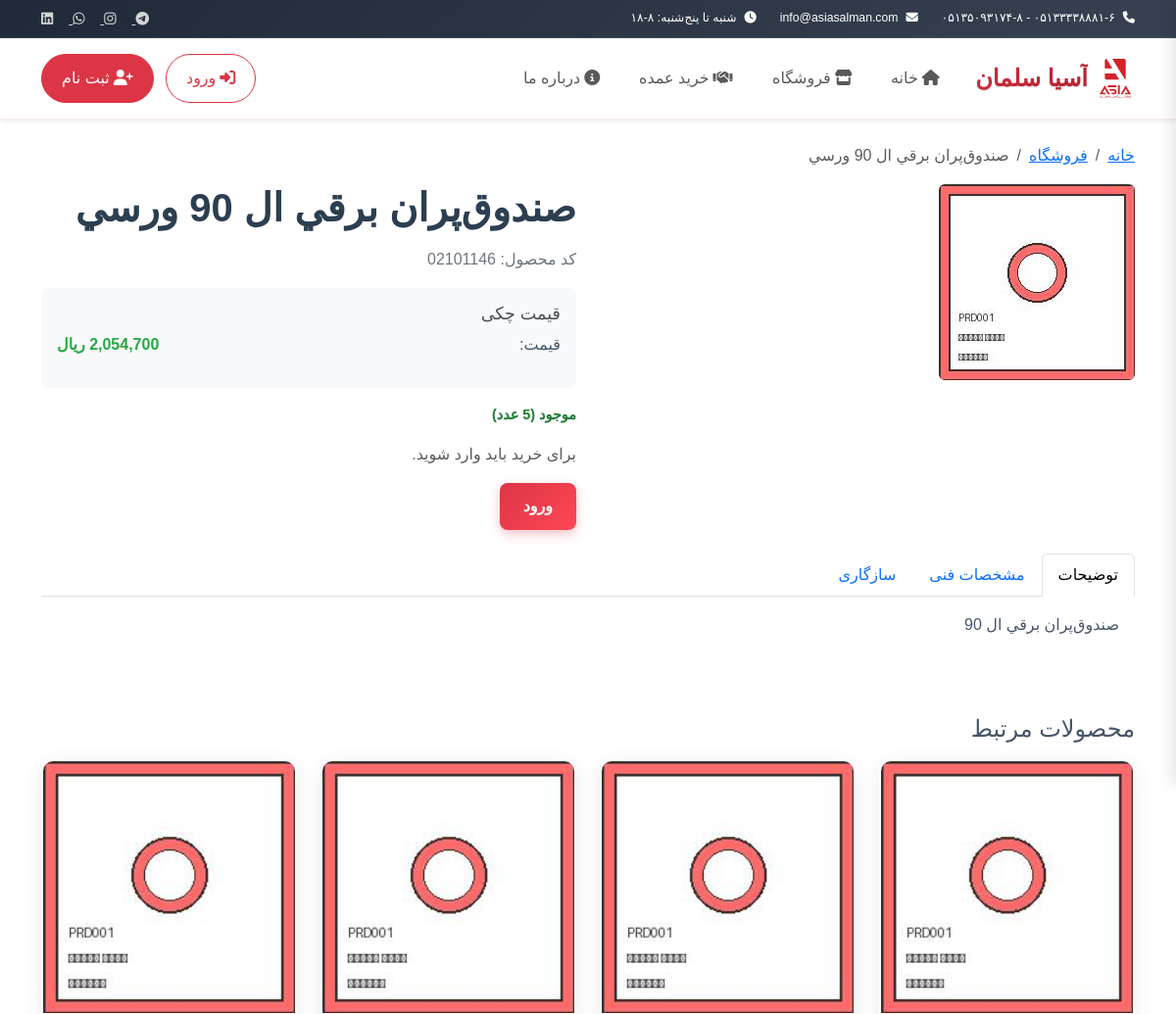
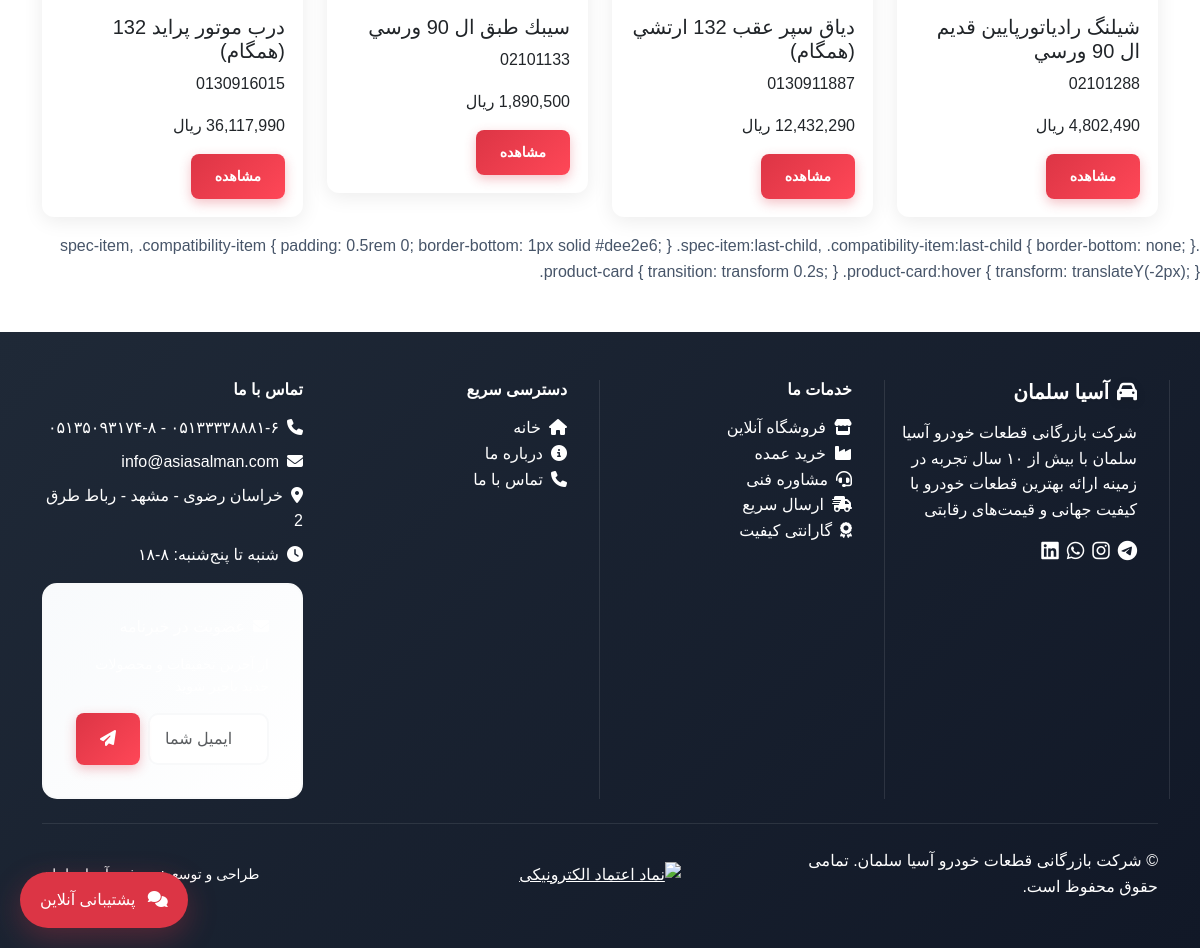
Page /product/1 on the committed database (2 pictures, top to bottom).
### models.py (models this page shows, shortened)
class Product(db.Model):
    id = db.Column(db.Integer, primary_key=True)
    sku = db.Column(db.String(50), unique=True, nullable=False)
    oem_code = db.Column(db.String(50))  # Original Equipment Manufacturer code
    name = db.Column(db.String(200), nullable=False)
    name_fa = db.Column(db.String(200), nullable=False)  # Persian name
    description = db.Column(db.Text)
    description_fa = db.Column(db.Text)  # Persian description
    brand_id = db.Column(db.Integer, db.ForeignKey('brand.id'), nullable=True)
    category_id = db.Column(db.Integer, db.ForeignKey('part_category.id'))
    subcategory_id = db.Column(db.Integer, db.ForeignKey('part_subcategory.id'))
    compatible_models = db.Column(db.Text)  # JSON string of vehicle_model_ids
    bulk_price_cash = db.Column(db.Float, nullable=False)
    retail_price_cash = db.Column(db.Float, nullable=False)
    bulk_price_check = db.Column(db.Float, nullable=False)
    retail_price_check = db.Column(db.Float, nullable=False)
    stock_quantity = db.Column(db.Integer, default=0)
    min_order_quantity = db.Column(db.Integer, default=1)
    max_order_quantity = db.Column(db.Integer)
    weight_kg = db.Column(db.Float)
    dimensions = db.Column(db.Text)  # JSON string {length, width, height}
    material = db.Column(db.String(100))
    color = db.Column(db.String(50))
    primary_image = db.Column(db.String(255))
    images = db.Column(db.Text)  # JSON string of image URLs
    technical_specs = db.Column(db.Text)  # JSON string
    is_active = db.Column(db.Boolean, default=True)
    is_featured = db.Column(db.Boolean, default=False)
    tags = db.Column(db.Text)  # JSON string of search tags
    created_at = db.Column(db.DateTime, default=datetime.utcnow)
    updated_at = db.Column(db.DateTime, default=datetime.utcnow, onupdate=datetime.utcnow)
    code = db.Column(db.String(50))  # Keep for backward compatibility
    image = db.Column(db.String(200))  # Keep for backward compatibility
    settlement_period = db.Column(db.Integer, default=0)  # Days
    credit_amount = db.Column(db.Float, default=0)  # Credit amount for this product
    cash_discount_percentage = db.Column(db.Float, default=0)  # Discount percentage for cash payment

### routes.py (the view)
@app.route('/product/<int:product_id>')
def product_detail(product_id):
    product = Product.query.get_or_404(product_id)
    related_products = Product.query.filter(
        Product.category_id == product.category_id,
        Product.id != product_id,
        Product.is_active == True
    ).limit(4).all()
    return render_template('product_detail.html',
                         product=product,
                         related_products=related_products)

### templates/product_detail.html (shortened to what this page needs)
{% extends "base.html" %}
{% block content %}
<div class="container mt-4">
    <nav aria-label="breadcrumb">
        <ol class="breadcrumb">
            <li class="breadcrumb-item"><a href="{{ url_for('index') }}">خانه</a></li>
            <li class="breadcrumb-item"><a href="{{ url_for('shop') }}">فروشگاه</a></li>
            <li class="breadcrumb-item active" aria-current="page">{{ product.name_fa }}</li>
        </ol>
    </nav>
    <div class="row">
        <div class="col-md-6">
            <div class="product-image">
                {% if product.primary_image %}
                <img src="{{ url_for('uploaded_file', filename='products/' + product.primary_image) }}"
                     class="img-fluid rounded" alt="{{ product.name_fa }}">
                {% else %}
                <img src="{{ url_for('static', filename='images/products/product_1.jpg') }}"
                     class="img-fluid rounded" alt="{{ product.name_fa }}">
                {% endif %}
            </div>
        </div>
        <div class="col-md-6">
            <div class="product-info">
                <h1 class="product-title">{{ product.name_fa }}</h1>
                <p class="product-sku">کد محصول: {{ product.sku }}</p>
                <div class="product-pricing">
                    {% if can_see_bulk_prices(current_user) %}
                    <div class="price-section">
                        <h4>قیمت نقدی</h4>
                        <div class="price-row">
                            <span class="price-label">عمده (شما):</span>
                            <span class="price-value text-success fw-bold">{{ format_price(product.bulk_price_cash) }}</span>
                        </div>
                        <div class="price-row">
                            <span class="price-label">خرده:</span>
                            <span class="price-value text-muted">{{ format_price(product.retail_price_cash) }}</span>
                        </div>
                    </div>
                    <div class="price-section">
                        <h4>قیمت چکی</h4>
                        <div class="price-row">
                            <span class="price-label">عمده (شما):</span>
                            <span class="price-value text-success fw-bold">{{ format_price(product.bulk_price_check) }}</span>
                        </div>
                        <div class="price-row">
                            <span class="price-label">خرده:</span>
                            <span class="price-value text-muted">{{ format_price(product.retail_price_check) }}</span>
                        </div>
                    </div>
                    {% else %}
                    <div class="price-section">
                        <h4>قیمت چکی</h4>
                        <div class="price-row">
                            <span class="price-label">قیمت:</span>
                            <span class="price-value">{{ format_price(product.retail_price_check) }}</span>
                        </div>
                    </div>
                    {% endif %}
                </div>
                <div class="product-stock">
                    <p class="stock-info">
                        {% if product.stock_quantity > 0 %}
                        <span class="text-success">موجود ({{ product.stock_quantity }} عدد)</span>
                        {% else %}
                        <span class="text-danger">ناموجود</span>
                        {% endif %}
                    </p>
                </div>
                {% if current_user.is_authenticated and product.stock_quantity > 0 %}
                <div class="add-to-cart-container">
                    <div class="form-group mb-3">
                        <label for="quantity_{{ product.id }}">تعداد:</label>
                        <div class="input-group" style="width: 150px;">
                            <button class="btn btn-outline-danger quantity-btn" type="button" data-change="-1">
                                <i class="fas fa-minus"></i>
                            </button>
                            <input type="number" name="quantity" id="quantity_{{ product.id }}" value="1" min="1" max="{{ product.stock_quantity }}" class="form-control text-center">
                            <button class="btn btn-outline-danger quantity-btn" type="button" data-change="1">
                                <i class="fas fa-plus"></i>
                            </button>
                        </div>
                    </div>
                    {% if can_see_bulk_prices(current_user) %}
                    <div class="form-group mb-3">
                        <label>نوع قیمت:</label>
                        <div class="btn-group w-100" role="group">
                            <input type="radio" class="btn-check" name="price_type" id="cash_price" value="cash" checked>
                            <label class="btn btn-outline-success" for="cash_price">
                                <i class="fas fa-money-bill-wave me-1"></i>نقدی عمده
                            </label>
                            <input type="radio" class="btn-check" name="price_type" id="check_price" value="check">
                            <label class="btn btn-outline-warning" for="check_price">
                                <i class="fas fa-file-invoice me-1"></i>چکی عمده
                            </label>
                        </div>
                    </div>
                    {% else %}
                    <div class="form-group mb-3">
                        <label>نوع قیمت:</label>
                        <div class="btn-group w-100" role="group">
                            <input type="radio" class="btn-check" name="price_type" id="cash_price" value="cash" checked>
                            <label class="btn btn-outline-success" for="cash_price">
                                <i class="fas fa-money-bill-wave me-1"></i>نقدی
                            </label>
                            <input type="radio" class="btn-check" name="price_type" id="check_price" value="check">
                            <label class="btn btn-outline-warning" for="check_price">
                                <i class="fas fa-file-invoice me-1"></i>چکی
                            </label>
                        </div>
                    </div>
                    {% endif %}
                    <form method="POST" action="{{ url_for('add_to_cart') }}" class="add-to-cart-form">
                        <input type="hidden" name="product_id" value="{{ product.id }}">
                        <input type="hidden" name="quantity" id="hidden_quantity_{{ product.id }}" value="1">
                        <input type="hidden" name="price_type" id="hidden_price_type_{{ product.id }}" value="cash">
                        <button type="submit" class="btn btn-danger btn-lg w-100">
                            <i class="fas fa-cart-plus me-2"></i>افزودن به سبد خرید
                        </button>
                    </form>
                {% elif not current_user.is_authenticated %}
                <p class="text-muted">برای خرید باید وارد شوید.</p>
                <a href="{{ url_for('login') }}" class="btn btn-primary">ورود</a>
                {% endif %}
            </div>
        </div>
    </div>
    <div class="row mt-4">
        <div class="col-12">
            <div class="product-details">
                <ul class="nav nav-tabs" id="productTabs" role="tablist">
                    <li class="nav-item" role="presentation">
                        <button class="nav-link active" id="description-tab" data-bs-toggle="tab" data-bs-target="#description" type="button" role="tab">
                            توضیحات
                        </button>
                    </li>
                    <li class="nav-item" role="presentation">
                        <button class="nav-link" id="specs-tab" data-bs-toggle="tab" data-bs-target="#specs" type="button" role="tab">
                            مشخصات فنی
                        </button>
                    </li>
                    <li class="nav-item" role="presentation">
                        <button class="nav-link" id="compatibility-tab" data-bs-toggle="tab" data-bs-target="#compatibility" type="button" role="tab">
                            سازگاری
                        </button>
                    </li>
                </ul>
                <div class="tab-content" id="productTabsContent">
                    <div class="tab-pane fade show active" id="description" role="tabpanel">
                        <div class="p-3">
                            {% if product.description_fa %}
                            <p>{{ product.description_fa }}</p>
                            {% elif product.description %}
                            <p>{{ product.description }}</p>
                            {% else %}
                            <p>توضیحاتی برای این محصول موجود نیست.</p>
                            {% endif %}
                        </div>
                    </div>
                </div>
            </div>
        </div>
    </div>
    {% if related_products %}
    <div class="row mt-5">
        <div class="col-12">
            <h3>محصولات مرتبط</h3>
            <div class="row">
                {% for related_product in related_products %}
                <div class="col-md-3 mb-3">
                    <div class="card product-card">
                        {% if related_product.primary_image %}
                        <img src="{{ url_for('uploaded_file', filename='products/' + related_product.primary_image) }}"
                             class="card-img-top" alt="{{ related_product.name_fa }}">
                        {% else %}
                        <img src="{{ url_for('static', filename='images/products/product_1.jpg') }}"
                             class="card-img-top" alt="{{ related_product.name_fa }}">
                        {% endif %}
                        <div class="card-body">
                            <h5 class="card-title">{{ related_product.name_fa }}</h5>
                            <p class="card-text">{{ related_product.sku }}</p>
                            <p class="price">{{ format_price(related_product.retail_price_cash) }}</p>
                            <a href="{{ url_for('product_detail', product_id=related_product.id) }}" class="btn btn-primary btn-sm">مشاهده</a>
                        </div>
                    </div>
                </div>
                {% endfor %}
            </div>
        </div>
    </div>
    {% endif %}
</div>
.spec-item, .compatibility-item {
    padding: 0.5rem 0;
    border-bottom: 1px solid #dee2e6;
}
.spec-item:last-child, .compatibility-item:last-child {
    border-bottom: none;
}
.product-card {
    transition: transform 0.2s;
}
.product-card:hover {
    transform: translateY(-2px);
}
{% endblock %}

### rows in the picture
Product: name_fa "صندوق‌پران برقي ال 90 ورسي", sku "02101146", retail_price_check "2,054,700 ريال", stock_quantity "5", description_fa "صندوق‌پران برقي ال 90"
Product: name_fa "شيلنگ رادياتورپايين قديم ال 90 ورسي", sku "02101288", retail_price_cash "4,802,490 ريال"
Product: name_fa "دياق سپر عقب 132 ارتشي (همگام)", sku "0130911887", retail_price_cash "12,432,290 ريال"
Product: name_fa "سيبك طبق ال 90 ورسي", sku "02101133", retail_price_cash "1,890,500 ريال"
Product: name_fa "درب موتور پرايد 132 (همگام)", sku "0130916015", retail_price_cash "36,117,990 ريال"
